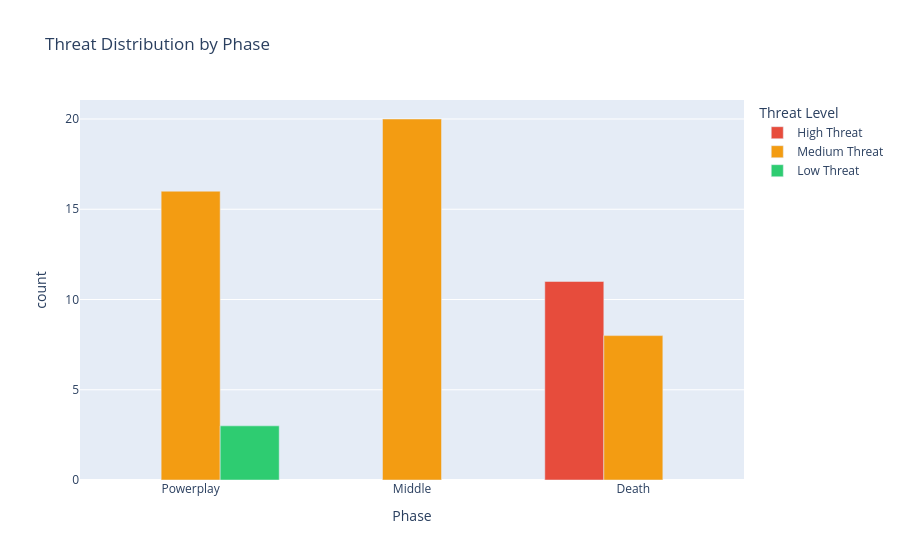

The notebook cell this image was saved under:
### Code cell
# Threat distribution pie per phase
tc = threat_df.groupby(['Phase','Threat Level']).size().reset_index(name='count')
fig = px.bar(tc, x='Phase', y='count', color='Threat Level', barmode='group',
             color_discrete_map={'High Threat':'#e74c3c','Medium Threat':'#f39c12','Low Threat':'#2ecc71'},
             category_orders={'Phase':['Powerplay','Middle','Death']},
             title='Threat Distribution by Phase')
fig.show()

### Figure 1 — Plotly figure (JSON) as saved in the notebook; plotly's stock layout.template omitted (floating-point values rounded to 4 significant figures)
{"data": [{"alignmentgroup": "True", "hovertemplate": "Threat Level=High Threat<br>Phase=%{x}<br>count=%{y}<extra></extra>", "legendgroup": "High Threat", "marker": {"color": "#e74c3c", "pattern": {"shape": ""}}, "name": "High Threat", "offsetgroup": "High Threat", "orientation": "v", "showlegend": true, "textposition": "auto", "type": "bar", "x": ["Death"], "xaxis": "x", "y": [11], "yaxis": "y"}, {"alignmentgroup": "True", "hovertemplate": "Threat Level=Medium Threat<br>Phase=%{x}<br>count=%{y}<extra></extra>", "legendgroup": "Medium Threat", "marker": {"color": "#f39c12", "pattern": {"shape": ""}}, "name": "Medium Threat", "offsetgroup": "Medium Threat", "orientation": "v", "showlegend": true, "textposition": "auto", "type": "bar", "x": ["Death", "Middle", "Powerplay"], "xaxis": "x", "y": [8, 20, 16], "yaxis": "y"}, {"alignmentgroup": "True", "hovertemplate": "Threat Level=Low Threat<br>Phase=%{x}<br>count=%{y}<extra></extra>", "legendgroup": "Low Threat", "marker": {"color": "#2ecc71", "pattern": {"shape": ""}}, "name": "Low Threat", "offsetgroup": "Low Threat", "orientation": "v", "showlegend": true, "textposition": "auto", "type": "bar", "x": ["Powerplay"], "xaxis": "x", "y": [3], "yaxis": "y"}], "layout": {"barmode": "group", "legend": {"title": {"text": "Threat Level"}, "tracegroupgap": 0}, "title": {"text": "Threat Distribution by Phase"}, "xaxis": {"anchor": "y", "categoryarray": ["Powerplay", "Middle", "Death"], "categoryorder": "array", "domain": [0, 1], "title": {"text": "Phase"}}, "yaxis": {"anchor": "x", "domain": [0, 1], "title": {"text": "count"}}}}
